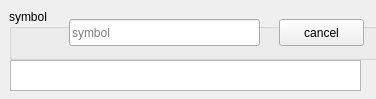
<?xml version="1.0" encoding="UTF-8"?>
<ui version="4.0">
 <class>SymbolDialog</class>
 <widget class="QDialog" name="SymbolDialog">
  <property name="windowModality">
   <enum>Qt::ApplicationModal</enum>
  </property>
  <property name="geometry">
   <rect>
    <x>0</x>
    <y>0</y>
    <width>376</width>
    <height>99</height>
   </rect>
  </property>
  <property name="modal">
   <bool>false</bool>
  </property>
  <widget class="QGroupBox" name="groupSymbol">
   <property name="geometry">
    <rect>
     <x>9</x>
     <y>9</y>
     <width>630</width>
     <height>51</height>
    </rect>
   </property>
   <property name="title">
    <string>symbol</string>
   </property>
   <widget class="QLineEdit" name="lineSymbol">
    <property name="geometry">
     <rect>
      <x>60</x>
      <y>10</y>
      <width>191</width>
      <height>27</height>
     </rect>
    </property>
    <property name="text">
     <string/>
    </property>
    <property name="placeholderText">
     <string>symbol</string>
    </property>
   </widget>
   <widget class="QPushButton" name="pushCancle">
    <property name="geometry">
     <rect>
      <x>270</x>
      <y>10</y>
      <width>85</width>
      <height>27</height>
     </rect>
    </property>
    <property name="focusPolicy">
     <enum>Qt::NoFocus</enum>
    </property>
    <property name="text">
     <string>cancel</string>
    </property>
   </widget>
  </widget>
  <widget class="QPlainTextEdit" name="MSG">
   <property name="geometry">
    <rect>
     <x>10</x>
     <y>60</y>
     <width>351</width>
     <height>31</height>
    </rect>
   </property>
  </widget>
 </widget>
 <tabstops>
  <tabstop>lineSymbol</tabstop>
  <tabstop>pushCancle</tabstop>
 </tabstops>
 <resources/>
 <connections/>
</ui>
